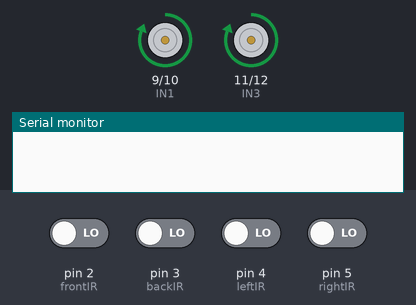
A sketch run on a simulated Arduino Uno, built with avr-gcc and run on an emulated ATmega328P. Shown: motor-driver pin pairs drawn as motors (green arrow = first pin HIGH = forward, orange = second pin HIGH = backward, longer = more drive), the last lines printed to the serial monitor. The inputs (shaded band) are chosen by the test bench; at power-on: pin 2 (frontIR), pin 3 (backIR), pin 4 (leftIR), pin 5 (rightIR) LOW.

Above: at 18.05 s.
18.1 s: pin 2 (frontIR) driven HIGH
At 22.0 s:
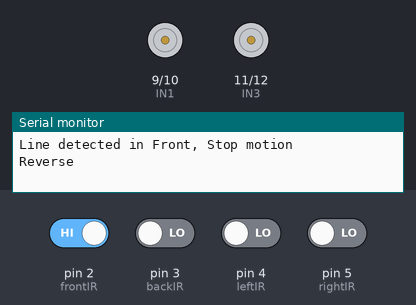
26.9 s: pin 3 (backIR) driven HIGH
At 29.0 s:
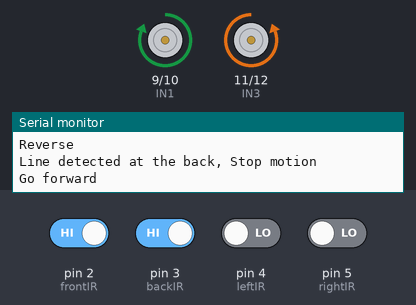
35.7 s: pin 4 (leftIR) driven HIGH
At 37.07 s:
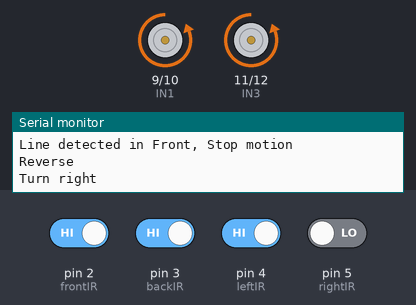
44.5 s: pin 5 (rightIR) driven HIGH
53.3 s: pin 2 (frontIR) driven LOW
62.1 s: pin 4 (leftIR) driven LOW
At 63.4 s:
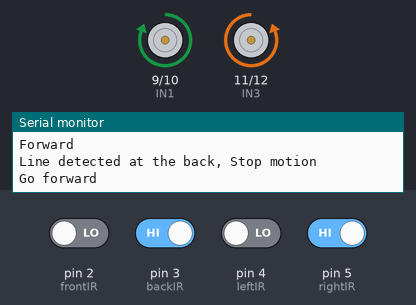
Timing chart, 0 to 71.9 s (numbered marks = the images above; inputs shaded):
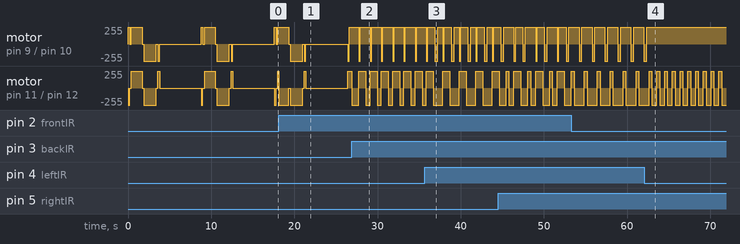

Measured:
- after the input at 26.9 s, motor on pin 9 (IN1) / pin 10 (IN2): alternates forward 255/255 for 1.2 s and backward 255/255 for 0.20 s, starting after 0.85 s
- after the input at 35.7 s, motor on pin 11 (IN3) / pin 12 (IN4): alternates forward 255/255 for 0.85 s and backward 255/255 for 1.1 s, starting after 2.1 s
- after the input at 62.1 s, motor on pin 9 (IN1) / pin 10 (IN2): goes on until 62.4 s, then stays forward 255/255; motor on pin 11 (IN3) / pin 12 (IN4): alternates forward 255/255 for 0.33 s and backward 255/255 for 0.60 s, starting after 1.5 s
- by itself, motor on pin 9 (IN1) / pin 10 (IN2): repeats every 8.8 s: stopped 0.20 s, forward 255/255 1.3 s, stopped 0.20 s, backward 255/255 1.5 s, stopped 0.20 s, backward 255/255 0.20 s, stopped 5.0 s, forward 255/255 0.20 s
- by itself, motor on pin 11 (IN3) / pin 12 (IN4): repeats every 8.8 s: stopped 0.20 s, forward 255/255 1.3 s, stopped 0.20 s, backward 255/255 1.5 s, stopped 0.20 s, forward 255/255 0.20 s, stopped 5.0 s, backward 255/255 0.20 s

The sketch:

geofencing_robot_interrupt.ino
```cpp
// IR pins
const int frontIrInterrupt = 0;
const int backIrInterrupt = 1;
const int frontIR = 2;
const int backIR = 3;
const int leftIR = 4;
const int rightIR = 5;

int previousValFront = 0, previousValBack = 0;
bool isTriggered = false;

// motor control pins
#define IN4 12
#define IN3 11
#define IN2 10
#define IN1 9

void setup() {
  pinMode(frontIR, INPUT);
  pinMode(backIR, INPUT);
  pinMode(leftIR, INPUT);
  pinMode(rightIR, INPUT);
  //set output for motor pins
  pinMode(IN1, OUTPUT);
  pinMode(IN2, OUTPUT);
  pinMode(IN3, OUTPUT);
  pinMode(IN4, OUTPUT);

  Serial.begin(115200);
  attachInterrupt(frontIrInterrupt, handleInterrupt, RISING);
  attachInterrupt(backIrInterrupt, handleInterrupt, RISING);
}

void handleInterrupt() {
  isTriggered = true;
  check();
}

void check() {
  haltMotion();

  int frontIRValue = digitalRead(frontIR);
  int backIRValue = digitalRead(backIR);
  int leftIRValue = digitalRead(leftIR);
  int rightIRValue = digitalRead(rightIR);

  // if (frontIRValue != previousValFront || backIRValue != previousValBack) {
  //   previousValFront = frontIRValue;
  //   previousValBack = backIRValue;
  //   isTriggered = !isTriggered;
  // }

  if (frontIRValue == 1) {
    Serial.println("Line detected in Front, Stop motion");
    haltMotion();
    Serial.println("Reverse");
    backward();
    delay(200);
    leftward();
    delay(650);
    forward();
    delay(200);
  }
  // Left Check
  leftIRValue = digitalRead(leftIR);
  if (leftIRValue == 1) {
    Serial.println("Turn right");
    rightward();
    delay(330);
    Serial.println("Forward");
    forward();
    delay(300);
  }
  // Right Check
  rightIRValue = digitalRead(rightIR);
  if (rightIRValue == 1) {
    Serial.println("Turn left");
    leftward();
    delay(330);
    Serial.println("Forward");
    forward();
    delay(300);
  }
  // Back Check
  backIRValue = digitalRead(backIR);
  if (backIRValue == 1) {
    Serial.println("Line detected at the back, Stop motion");
    haltMotion();
    Serial.println("Go forward");
    forward();
    delay(300);
  }
}

void loop() {
  int frontIRValue = digitalRead(frontIR);
  int backIRValue = digitalRead(backIR);
  int leftIRValue = digitalRead(leftIR);
  int rightIRValue = digitalRead(rightIR);

  if (isTriggered == true) {
    if (frontIRValue == 1 || backIRValue == 1 || leftIRValue == 1 || rightIRValue == 1) {
      check();
    } else {
      isTriggered = false;
    }
  } else {
    forward();
    delay(200);
    haltMotion();
    delay(200);
    leftward();
    delay(1300);
    haltMotion();
    delay(200);
    rightward();
    delay(1500);
    haltMotion();
    delay(200);
    backward();
    delay(200);
    haltMotion();
    delay(5000);
  }
}

void forward() {
  // motor 1 run Clockwise
  digitalWrite(IN1, HIGH);
  digitalWrite(IN2, LOW);
  // motor 2 run Anticlockwise
  digitalWrite(IN3, LOW);
  digitalWrite(IN4, HIGH);
}

void backward() {
  // motor 1 run Anticlock wise
  digitalWrite(IN1, LOW);
  digitalWrite(IN2, HIGH);
  // motor 2 run Clockwise
  digitalWrite(IN3, HIGH);
  digitalWrite(IN4, LOW);
}

void rightward() {
  // motor 1 run
  digitalWrite(IN1, LOW);
  digitalWrite(IN2, HIGH);
  // motor 2 stop
  digitalWrite(IN3, LOW);
  digitalWrite(IN4, HIGH);
}

void leftward() {
  // motor 1 run
  digitalWrite(IN1, HIGH);
  digitalWrite(IN2, LOW);
  // motor 2 stop
  digitalWrite(IN3, HIGH);
  digitalWrite(IN4, LOW);
}

void haltMotion() {
  // All motor stops
  digitalWrite(IN1, LOW);
  digitalWrite(IN2, LOW);
  digitalWrite(IN3, LOW);
  digitalWrite(IN4, LOW);
}
```
